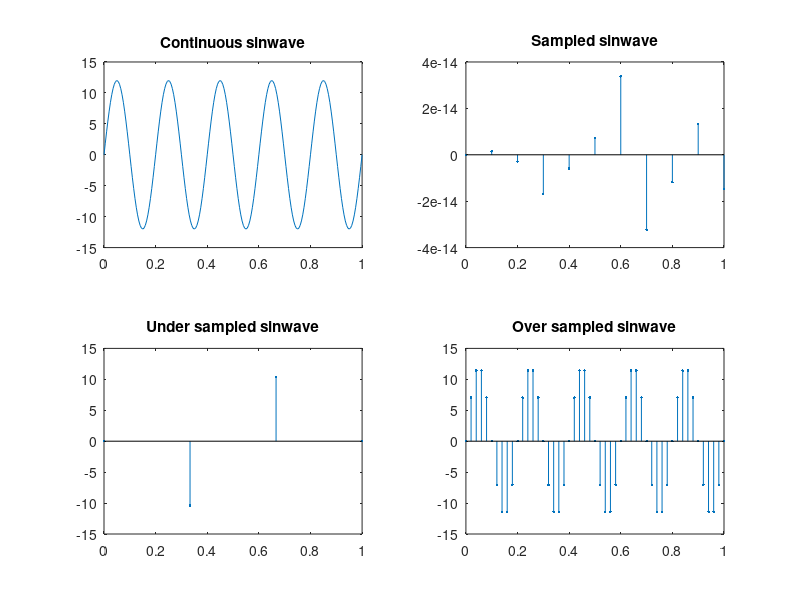

This chart was generated by the following MATLAB code:
clc
clear all
close all

%Sinwave
f = 5;
a = 12;
t = 0:0.005:1;
analogSin = a*sin(2*pi*f*t);
subplot(2, 2, 1);
plot(t, analogSin);
title('Continuous sinwave');

%Sampled sin wave with fs = 2*f
fs = f*2;
ts = 0:1/fs:1;
sampledSin = a*sin(2*pi*f*ts);
subplot(2, 2, 2);
grid on;
stem(ts, sampledSin, '.');
hold on;
title('Sampled sinwave');

%Under sampled sin wave with fs < 2*f
fs = 3;
ts = 0:1/fs:1;
underSampled = a*sin(2*pi*f*ts);
subplot(2, 2, 3);
stem(ts, underSampled, '.');
title('Under sampled sinwave');

%Over sampled sin wave with fs > 2*f
fs = f*10;
ts = 0:1/fs:1;
overSampled = a*sin(2*pi*f*ts);
subplot(2, 2, 4);
stem(ts, overSampled, '.');
title('Over sampled sinwave');


